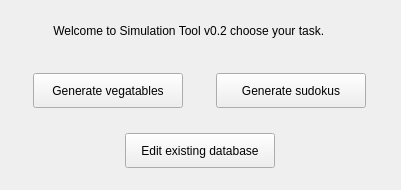
<?xml version="1.0" encoding="UTF-8"?>
<ui version="4.0">
 <class>Welcome</class>
 <widget class="QWidget" name="Welcome">
  <property name="enabled">
   <bool>true</bool>
  </property>
  <property name="geometry">
   <rect>
    <x>0</x>
    <y>0</y>
    <width>401</width>
    <height>190</height>
   </rect>
  </property>
  <property name="sizePolicy">
   <sizepolicy hsizetype="Fixed" vsizetype="Fixed">
    <horstretch>0</horstretch>
    <verstretch>0</verstretch>
   </sizepolicy>
  </property>
  <property name="maximumSize">
   <size>
    <width>401</width>
    <height>190</height>
   </size>
  </property>
  <property name="windowTitle">
   <string>Welcome</string>
  </property>
  <widget class="QWidget" name="gridLayoutWidget">
   <property name="geometry">
    <rect>
     <x>10</x>
     <y>60</y>
     <width>381</width>
     <height>61</height>
    </rect>
   </property>
   <layout class="QGridLayout" name="gridLayout" rowstretch="0,0,0,0,0" columnstretch="0,0" rowminimumheight="0,0,0,0,0" columnminimumwidth="0,0">
    <property name="spacing">
     <number>10</number>
    </property>
    <item row="0" column="0">
     <widget class="QPushButton" name="pushButton_2">
      <property name="maximumSize">
       <size>
        <width>150</width>
        <height>35</height>
       </size>
      </property>
      <property name="text">
       <string>Generate vegatables</string>
      </property>
     </widget>
    </item>
    <item row="0" column="1">
     <widget class="QPushButton" name="pushButton">
      <property name="maximumSize">
       <size>
        <width>150</width>
        <height>35</height>
       </size>
      </property>
      <property name="text">
       <string>Generate sudokus</string>
      </property>
     </widget>
    </item>
   </layout>
  </widget>
  <widget class="QWidget" name="gridLayoutWidget_2">
   <property name="geometry">
    <rect>
     <x>10</x>
     <y>120</y>
     <width>381</width>
     <height>61</height>
    </rect>
   </property>
   <layout class="QGridLayout" name="gridLayout_2">
    <item row="0" column="0">
     <widget class="QPushButton" name="pushButton_3">
      <property name="maximumSize">
       <size>
        <width>150</width>
        <height>35</height>
       </size>
      </property>
      <property name="mouseTracking">
       <bool>false</bool>
      </property>
      <property name="text">
       <string>Edit existing database</string>
      </property>
     </widget>
    </item>
   </layout>
  </widget>
  <widget class="QWidget" name="verticalLayoutWidget">
   <property name="geometry">
    <rect>
     <x>10</x>
     <y>0</y>
     <width>381</width>
     <height>61</height>
    </rect>
   </property>
   <layout class="QVBoxLayout" name="verticalLayout">
    <item>
     <widget class="QLabel" name="label">
      <property name="text">
       <string>             Welcome to Simulation Tool v0.2 choose your task.</string>
      </property>
     </widget>
    </item>
   </layout>
  </widget>
 </widget>
 <tabstops>
  <tabstop>pushButton_2</tabstop>
  <tabstop>pushButton</tabstop>
  <tabstop>pushButton_3</tabstop>
 </tabstops>
 <resources/>
 <connections/>
</ui>
